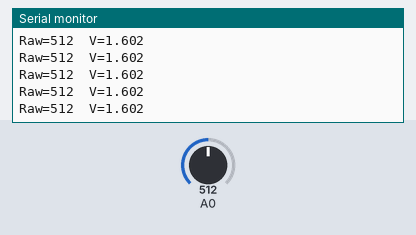
A sketch run on a simulated Arduino Uno, built with avr-gcc and run on an emulated ATmega328P. Parts: the last lines printed to the serial monitor. The inputs (shaded band) are chosen by the test bench; at power-on: A0 = 512.

Above: at 1.2 s.
1.3 s: A0 set to 716
At 1.56 s:
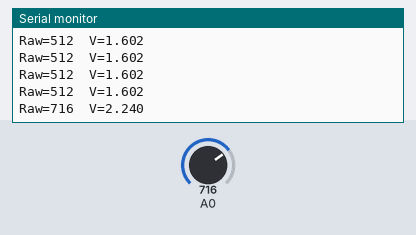
2.8 s: A0 set to 900
At 2.97 s:
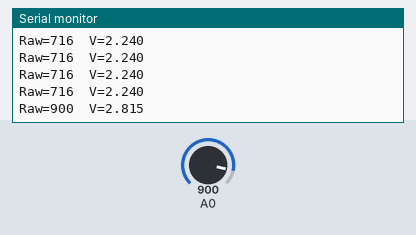
Timing chart, 0 to 5.8 s (numbered marks = the images above; inputs shaded):
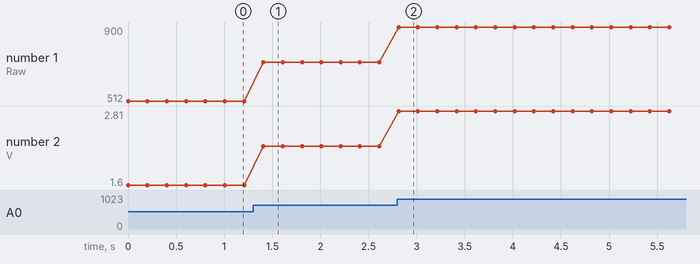

The sketch:

example_2.ino
```cpp
// Reads the board's single ADC channel (A0) and prints the raw 10-bit value and the converted 0–3.2V voltage to serial.
//
// Buy this module: https://shillehtek.com/products/esp8266-d1-mini-v3-4mb-dev-board-presoldered
// Full manual: https://shillehtek.com/blogs/shillehtek-product-manuals/esp8266-d1-mini-v3-4mb-dev-board-presoldered-manual
// More examples: https://github.com/shillehbean/shillehtek-examples
//

// D1 Mini V3 - read the single ADC channel on A0
// The on-board divider gives 0 - 3.2V input range, 10-bit (0 - 1023)

void setup() {
  Serial.begin(115200);
}

void loop() {
  int raw = analogRead(A0);
  float voltage = raw * 3.2 / 1023.0;
  Serial.print("Raw="); Serial.print(raw);
  Serial.print("  V="); Serial.println(voltage, 3);
  delay(200);
}
```

Measured:
- after the input at 1.3 s, the serial monitor: prints a new line after 0.11 s (image 1)
- after the input at 2.8 s, the serial monitor: prints a new line at once (image 2)
- plotted number 1: 512 → 716 after the input at 1.3 s, 716 → 900 after the input at 2.8 s
- plotted number 2: 1.6 → 2.24 after the input at 1.3 s, 2.24 → 2.81 after the input at 2.8 s
